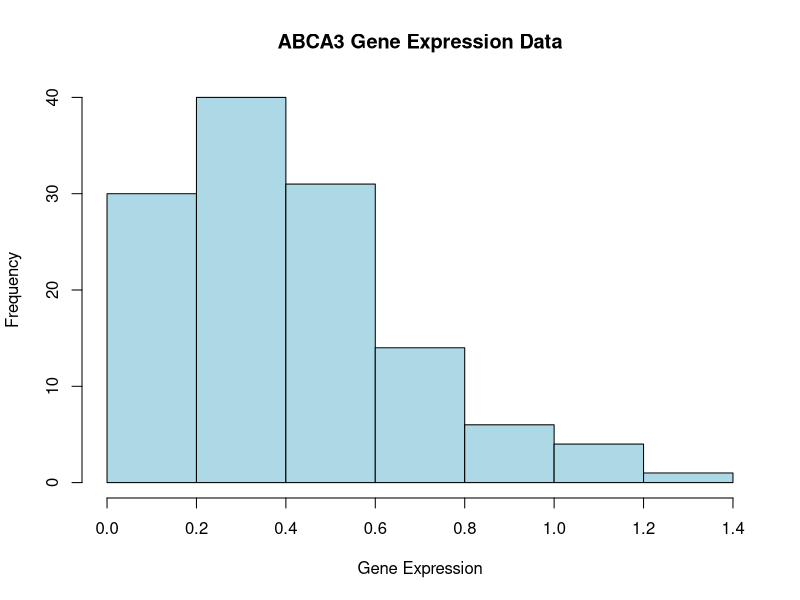
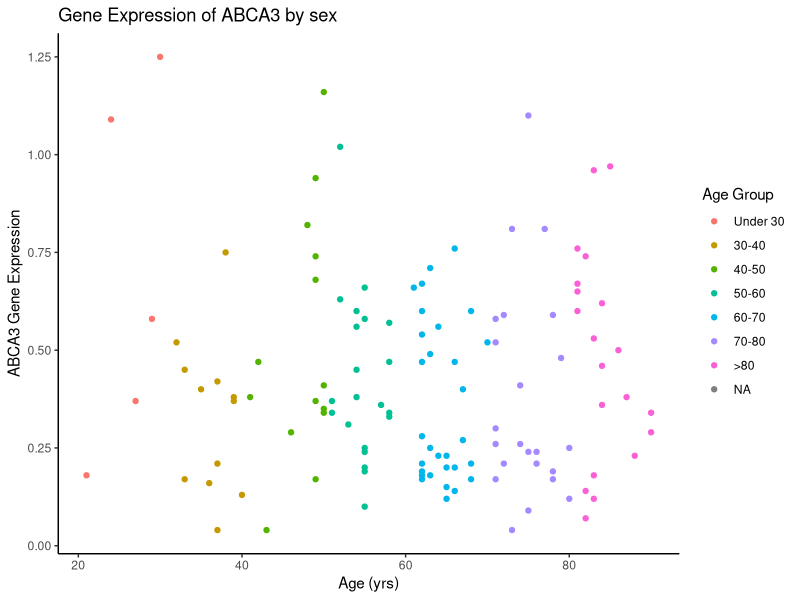
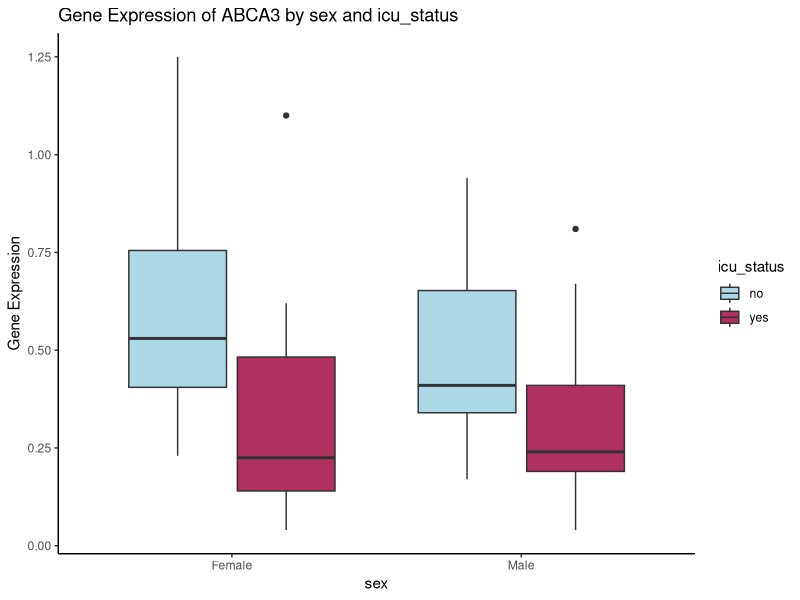
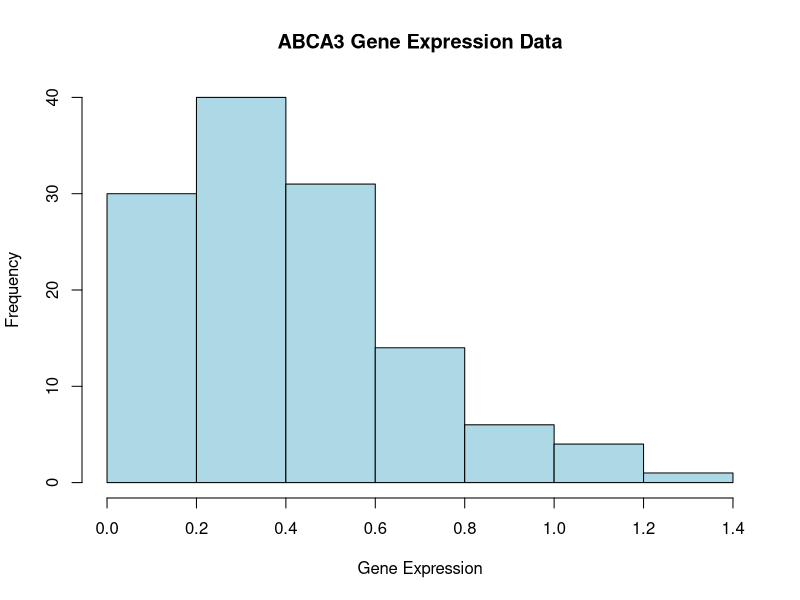
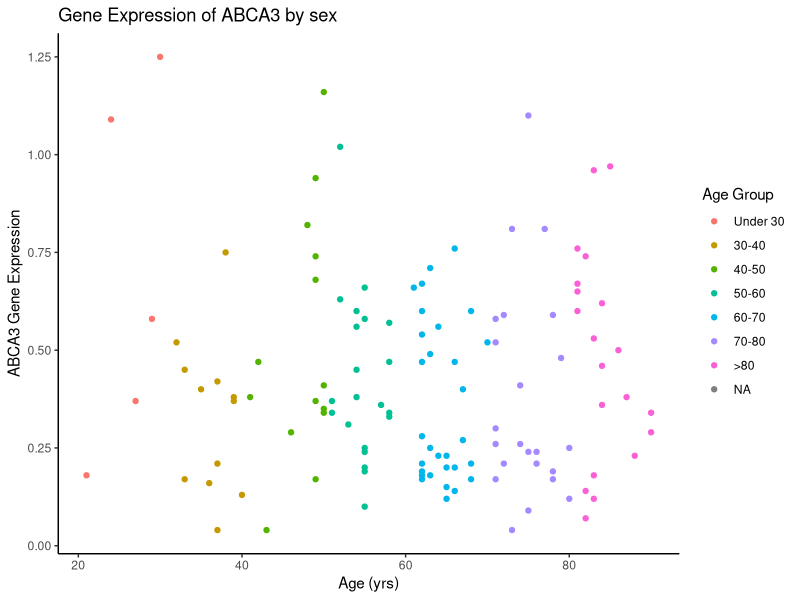
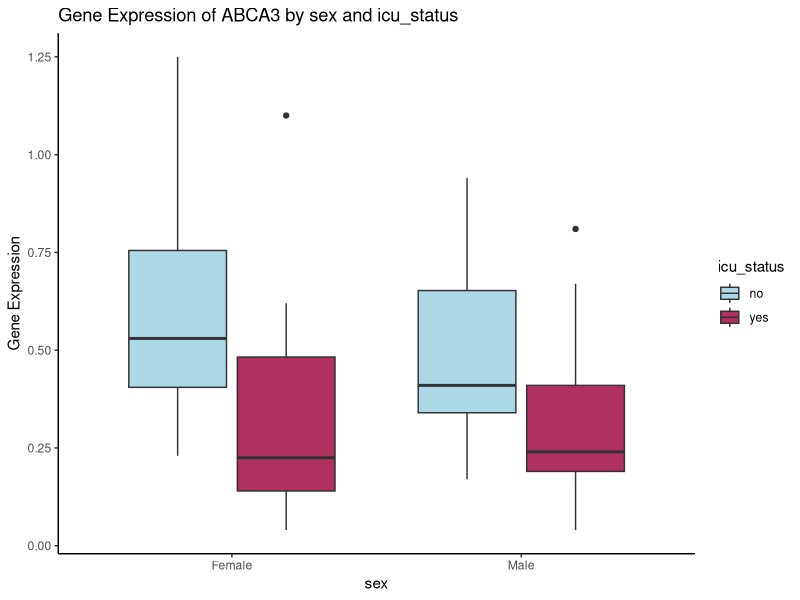
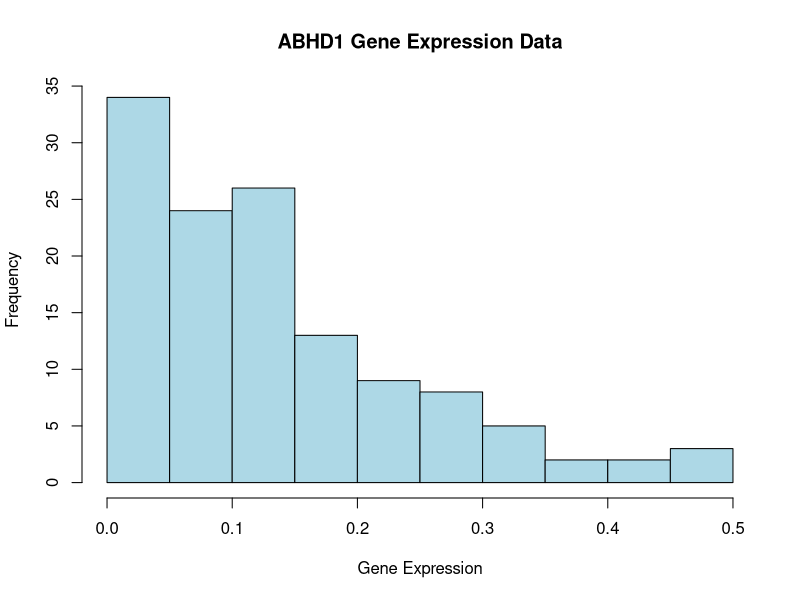
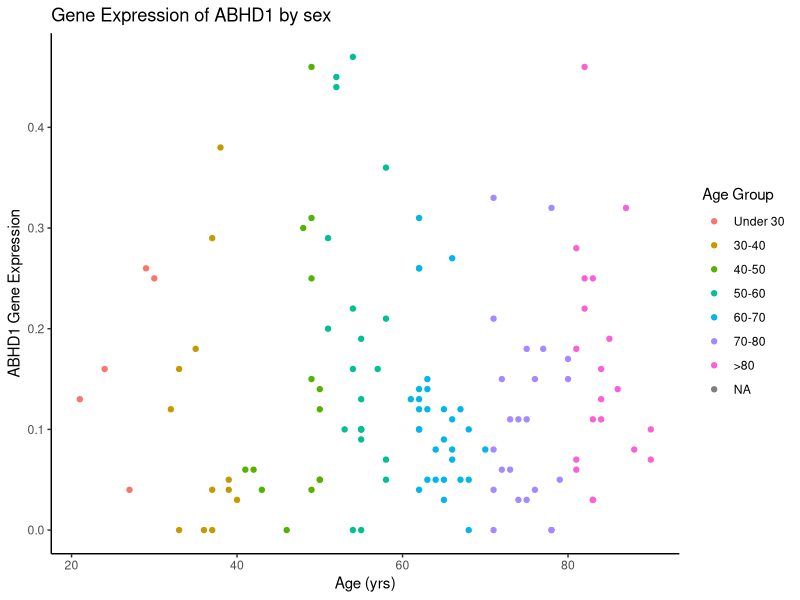

The R source for these figures, in order:
## ---- chunk 1
#Convert genes into gene series

library(readr)
setwd("/Users/deepthi/Documents/GitHub/Final_103_Project_LDG")
# read in genes file
Genes<- read_csv("QBS103_GSE157103_genes.csv")
#read in Gene Series file
Genes_Series <- read_csv("QBS103_GSE157103_series_matrix.csv")
## ---- chunk 2

#transpose gene data to put participant id as rows and genes as columns 
TGenes <-as.data.frame(t(Genes))
# rearrange table to make gene names as column names instead of row names
names(TGenes) <- TGenes[1,]
#remove repetitive first column with genes
TGenes <- TGenes[-1,]
#create a column with the row names( participant ids)to merge with gene series file
TGenes$participant_id <- row.names(TGenes)
# Merge Gene and Gene Series tables by participant_id 
MergedGenes <- merge(TGenes,Genes_Series, by = 'participant_id', all = TRUE) 

## ---- chunk 3
library(dplyr)
library(ggplot2)

GenePlots <- function(df, geneName, Cont, Cat1, Cat2) {
  # Pull out gene expression data, continuous covariate, and categorical data
  geneName <- geneName[[1]]  # Assumes geneName is a single-element list
  Genes_CoVariate_Data <- df %>%
    select(all_of(c(geneName, Cont, Cat1, Cat2))) %>%
    as.data.frame()
  
  # Convert gene expression column to numeric
  Genes_CoVariate_Data[[geneName]] <- as.numeric(Genes_CoVariate_Data[[geneName]])
  
  # Plot histogram of gene expression data
  histograms <- hist(Genes_CoVariate_Data[[geneName]], 
      main = paste(geneName, 'Gene Expression Data'), xlab = 'Gene Expression', col = "light blue")
  print(histograms)
  # Replace age values greater than 89 with 90
  Genes_CoVariate_Data[[Cont]][Genes_CoVariate_Data[[Cont]] == ">89"] <- 90
  
  # Convert continuous column to numeric
  Genes_CoVariate_Data[[Cont]] <- as.numeric(Genes_CoVariate_Data[[Cont]])
  
  # Create age groups
  Genes_CoVariate_Data$AgeGroup <- cut(Genes_CoVariate_Data[[Cont]],
                                        breaks = c(0, 30, 40, 50, 60, 70, 80, 90),
                                        labels = c('Under 30', '30-40', '40-50', '50-60', '60-70', '70-80', '>80'))
  
  # Plot scatter plot of gene expression by age
  Scatterplot <- ggplot(Genes_CoVariate_Data, aes(x = !!sym(Cont), y = !!sym(geneName), color = AgeGroup)) +
    geom_point() +
    labs(title = paste('Gene Expression of', geneName, 'by', Cat1),
         x = 'Age (yrs)',
         y = paste(geneName, 'Gene Expression'),
         color = "Age Group") +
    theme_classic()
  print(Scatterplot)
  
  # remove unknown values from data set
  Genes_CoVariate_Data[Genes_CoVariate_Data== "unknown"] <- NA
  Genes_CoVariate_Data<- na.omit(Genes_CoVariate_Data)

# add color pallete to color boxplots
  colorPalette = c('light blue',' maroon')

# create box plots to show Gene Expression of ABCA3 by Sex and ICU Status
  boxPlots <- ggplot(Genes_CoVariate_Data, aes(x = !!sym(Cat1), y=!!sym(geneName), fill= !!sym(Cat2)) )+ 
    # Add box plot
    geom_boxplot() +
    # add colors
    scale_fill_manual(values= colorPalette) +
    # change x value labels
    scale_x_discrete(labels = c("Female", "Male"))+
    # Change axis labels
    labs(title =paste('Gene Expression of',geneName,'by', Cat1,'and', Cat2), x = Cat1,y = 'Gene Expression',fill = Cat2) +
    theme_classic()
  print(boxPlots)
  
}

GeneNames <- c('ABCA3')
GenePlots(MergedGenes, GeneNames, 'age', 'sex', 'icu_status')

## ---- chunk 4

GeneNames <- c('ABCA3','ABHD1','AASS')
for(i in 1:length(GeneNames)) {
  GenePlots(MergedGenes, GeneNames[i], 'age', 'sex', 'icu_status')
}

